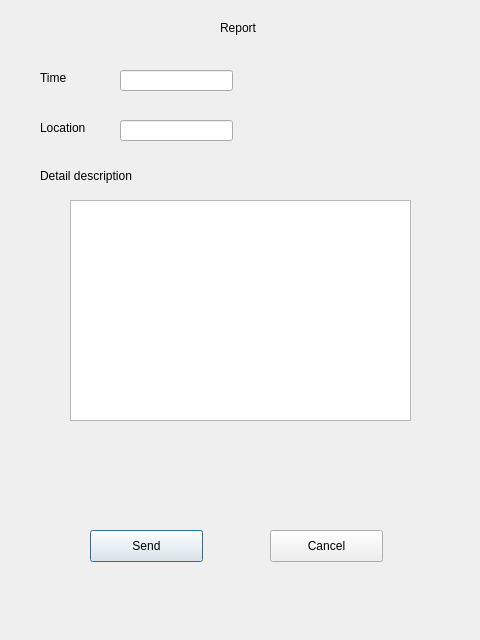
<?xml version="1.0" encoding="UTF-8"?>
<ui version="4.0">
 <class>reportDlg</class>
 <widget class="QDialog" name="reportDlg">
  <property name="geometry">
   <rect>
    <x>0</x>
    <y>0</y>
    <width>480</width>
    <height>640</height>
   </rect>
  </property>
  <property name="windowTitle">
   <string>Dialog</string>
  </property>
  <widget class="QPushButton" name="sendBtn">
   <property name="geometry">
    <rect>
     <x>90</x>
     <y>530</y>
     <width>113</width>
     <height>32</height>
    </rect>
   </property>
   <property name="text">
    <string>Send</string>
   </property>
  </widget>
  <widget class="QPushButton" name="cancelBtn">
   <property name="geometry">
    <rect>
     <x>270</x>
     <y>530</y>
     <width>113</width>
     <height>32</height>
    </rect>
   </property>
   <property name="text">
    <string>Cancel</string>
   </property>
  </widget>
  <widget class="QLineEdit" name="timeEdit">
   <property name="geometry">
    <rect>
     <x>120</x>
     <y>70</y>
     <width>113</width>
     <height>21</height>
    </rect>
   </property>
  </widget>
  <widget class="QLineEdit" name="locationEdit">
   <property name="geometry">
    <rect>
     <x>120</x>
     <y>120</y>
     <width>113</width>
     <height>21</height>
    </rect>
   </property>
  </widget>
  <widget class="QLabel" name="label">
   <property name="geometry">
    <rect>
     <x>40</x>
     <y>70</y>
     <width>60</width>
     <height>16</height>
    </rect>
   </property>
   <property name="text">
    <string>Time</string>
   </property>
  </widget>
  <widget class="QLabel" name="label_2">
   <property name="geometry">
    <rect>
     <x>40</x>
     <y>120</y>
     <width>60</width>
     <height>16</height>
    </rect>
   </property>
   <property name="text">
    <string>Location</string>
   </property>
  </widget>
  <widget class="QLabel" name="label_3">
   <property name="geometry">
    <rect>
     <x>220</x>
     <y>20</y>
     <width>60</width>
     <height>16</height>
    </rect>
   </property>
   <property name="text">
    <string>Report</string>
   </property>
  </widget>
  <widget class="QLabel" name="label_4">
   <property name="geometry">
    <rect>
     <x>40</x>
     <y>160</y>
     <width>111</width>
     <height>31</height>
    </rect>
   </property>
   <property name="text">
    <string>Detail description</string>
   </property>
  </widget>
  <widget class="QTextEdit" name="detailEdit">
   <property name="geometry">
    <rect>
     <x>70</x>
     <y>200</y>
     <width>341</width>
     <height>221</height>
    </rect>
   </property>
  </widget>
 </widget>
 <resources/>
 <connections>
  <connection>
   <sender>cancelBtn</sender>
   <signal>clicked()</signal>
   <receiver>reportDlg</receiver>
   <slot>close()</slot>
   <hints>
    <hint type="sourcelabel">
     <x>326</x>
     <y>545</y>
    </hint>
    <hint type="destinationlabel">
     <x>239</x>
     <y>319</y>
    </hint>
   </hints>
  </connection>
 </connections>
</ui>
